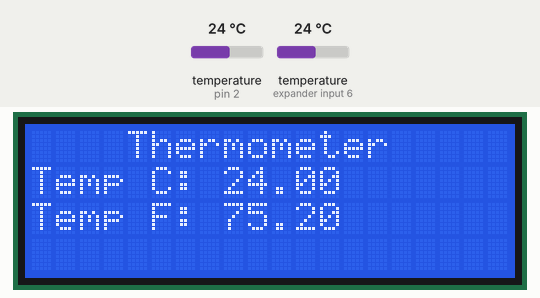
This sketch was run on a simulated Arduino Uno, built with avr-gcc and run on an emulated ATmega328P. Parts: 20×4 character LCD. The test bench sets the inputs (shaded band); at power-on: temperature (sensors on expander input 6, pin 2) 24 °C. What the sketch prints to the serial monitor is not drawn.

Above: at 4.1 s.
4.2 s: temperature (sensor on expander input 6) set to 12 °C
At 5.0 s:
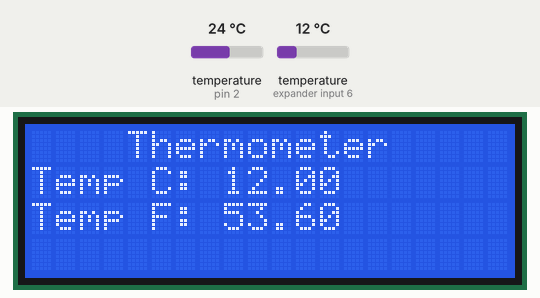
5.8 s: temperature (sensor on expander input 6) set to 19 °C
At 7.3 s:
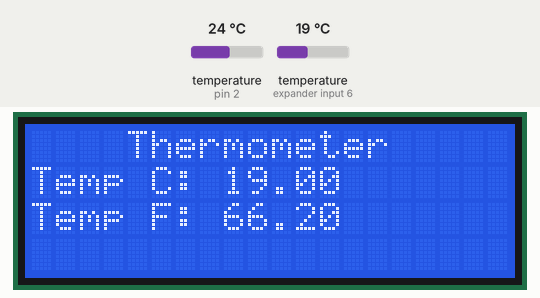
7.6 s: temperature (sensor on expander input 6) set to 28 °C
At 8.7 s:
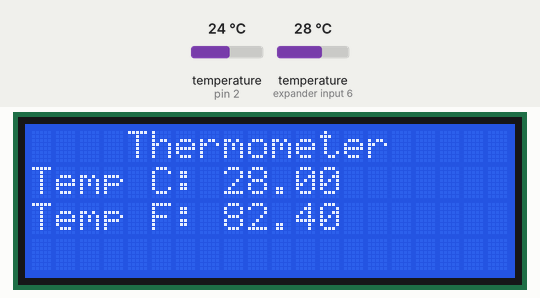
Timing chart, 0 to 10.6 s (numbered marks = the images above; inputs shaded):
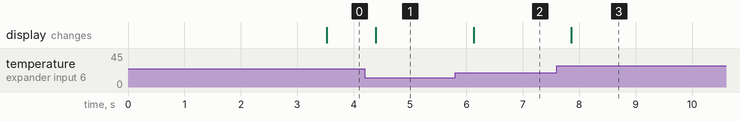

Measured:
- after the input at 4.2 s, the display: changes after 0.19 s (image 1)
- after the input at 5.8 s, the display: changes after 0.33 s (image 2)
- after the input at 7.6 s, the display: changes after 0.26 s (image 3)

The sketch:

WaermeSensor.ino
```cpp
#include <OneWire.h>
#include <DallasTemperature.h>
#include <Wire.h>
#include <LiquidCrystal_I2C.h>

LiquidCrystal_I2C lcd(0x20,20,4);

// Data wire is plugged into port 2 on the Arduino
#define ONE_WIRE_BUS 2

// Setup a oneWire instance to communicate with any OneWire devices (not just Maxim/Dallas temperature ICs)
OneWire oneWire(ONE_WIRE_BUS);

// Pass our oneWire reference to Dallas Temperature.
DallasTemperature sensors(&oneWire);

// arrays to hold device addresses
DeviceAddress insideThermometer, outsideThermometer;

//float to save temperature
float tempC;

//#define HEAT 30

void setup(void)
{
  Serial.begin(9600);
  lcd.init();

  lcd.backlight();
  lcd.print(" Arduino Thermometer");
  lcd.setCursor(0,1);
  lcd.print(" Made by the Brains");
  lcd.setCursor(0,3);
  lcd.print("                V1.0");
  delay(2500);

  Serial.println("");

  // Start up the library
  sensors.begin();

  // locate devices on the bus
  Serial.print("Found ");
  Serial.print(sensors.getDeviceCount(), DEC);
  Serial.println(" devices.");

  // search for devices on the bus and assign based on an index.
  if (!sensors.getAddress(insideThermometer, 0)) Serial.println("Unable to find address for Device 0");
  if (!sensors.getAddress(outsideThermometer, 1)) Serial.println("Unable to find address for Device 1");

//beschleunigt das auslesen, ist aber unbrauchbar :(
//sensors.setWaitForConversion(true);
}

// function to print the temperature for a device
void printTemperature(DeviceAddress deviceAddress)
{
  tempC = sensors.getTempC(deviceAddress);
  Serial.print("Temp C: ");
  Serial.print(tempC);
  Serial.print(" Temp F: ");
  Serial.print(DallasTemperature::toFahrenheit(tempC));
  lcd.clear();
  lcd.setCursor(0,0);
  lcd.print("    Thermometer");
  lcd.setCursor(0,1);
  lcd.print("Temp C: ");
  lcd.print(tempC);
  lcd.setCursor(0,2);
  lcd.print("Temp F: ");
  lcd.print(DallasTemperature::toFahrenheit(tempC));
}

void loop(void)
{
  Serial.print("Requesting temperatures...");
  sensors.requestTemperatures();
  Serial.println("DONE");

  printTemperature(insideThermometer);
  printTemperature(outsideThermometer);
}
```
